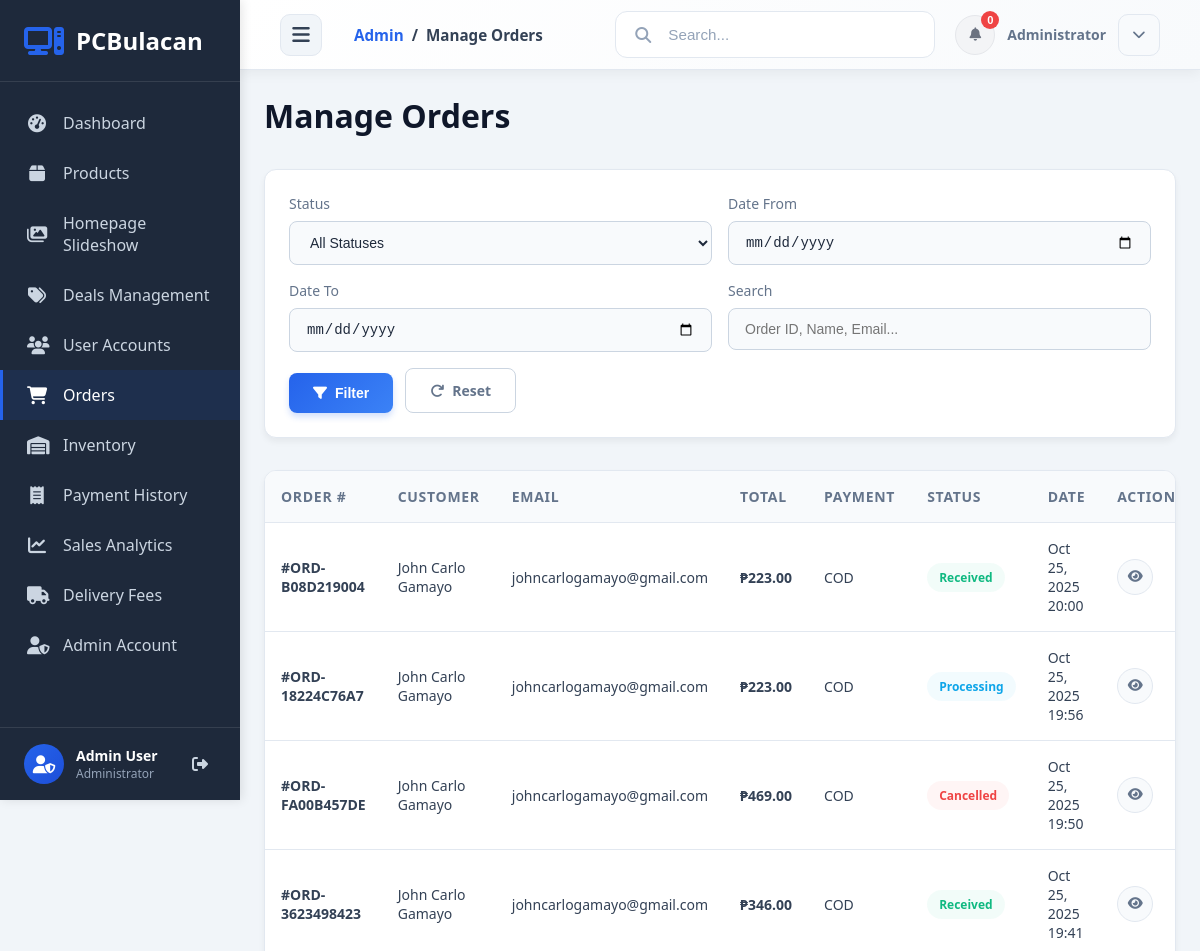
/dashboard/orders/ (signed in, upper part), run on an earlier commit of the app's database.
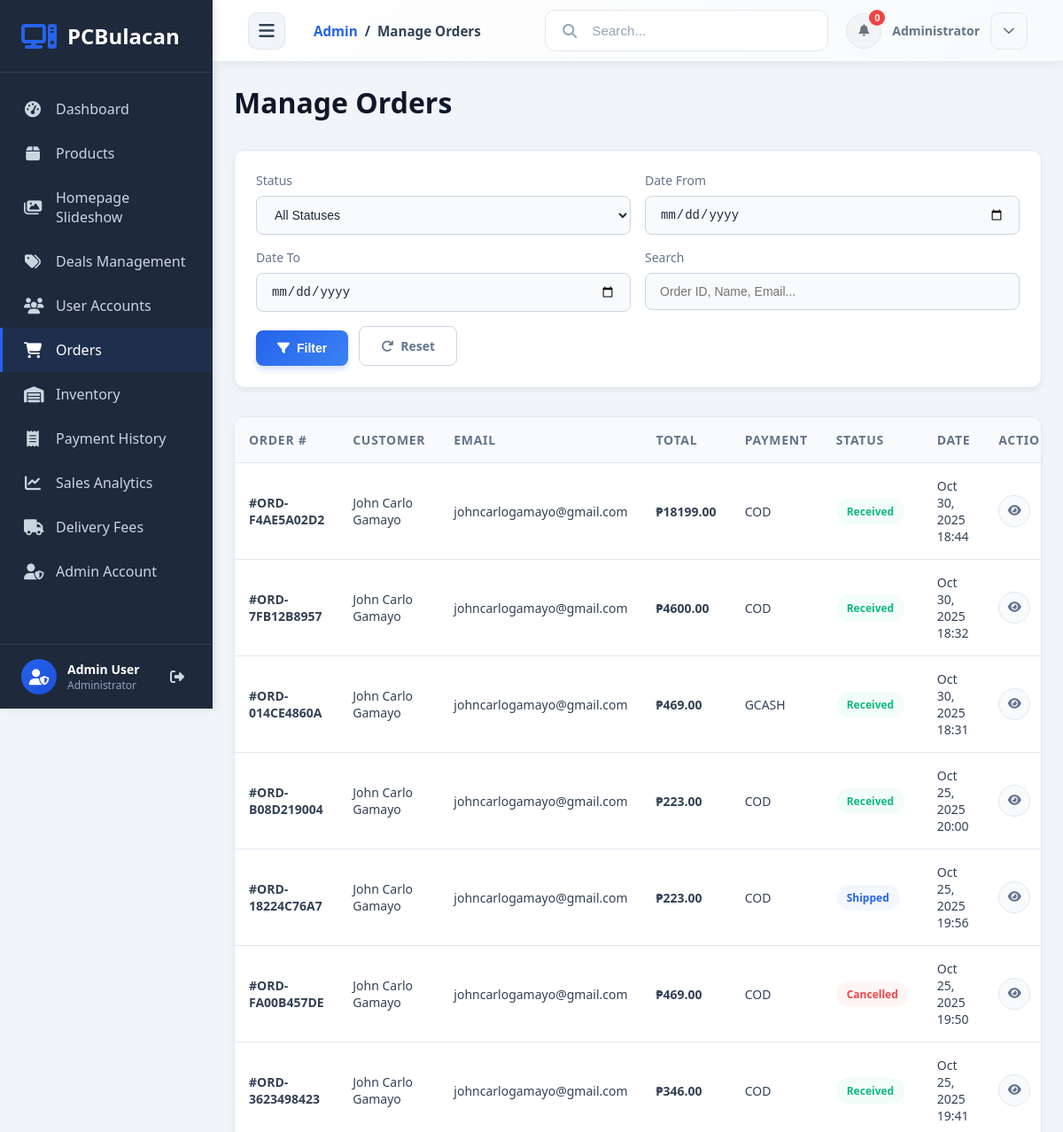
And on a later commit of the database.
### orders/models.py (models this page shows, shortened)
class Order(models.Model):
    STATUS_CHOICES = [
        ('pending', 'Pending'),
        ('processing', 'Processing'),
        ('shipped', 'Shipped'),
        ('delivered', 'Delivered'),
        ('received', 'Received'),
        ('cancelled', 'Cancelled'),
    ]
    PAYMENT_CHOICES = [
        ('cod', 'Cash on Delivery'),
        ('gcash', 'GCash'),
        ('paymaya', 'PayMaya'),
    ]
    user = models.ForeignKey(settings.AUTH_USER_MODEL, on_delete=models.CASCADE, related_name='orders')
    order_number = models.CharField(max_length=20, unique=True)
    shipping_address = models.ForeignKey('accounts.UserAddress', on_delete=models.SET_NULL, null=True, blank=True, related_name='orders')
    full_name = models.CharField(max_length=200)
    email = models.EmailField()
    phone = models.CharField(max_length=20)
    address = models.TextField()
    city = models.CharField(max_length=100)
    state = models.CharField(max_length=100)
    zip_code = models.CharField(max_length=10)
    status = models.CharField(max_length=20, choices=STATUS_CHOICES, default='pending')
    payment_method = models.CharField(max_length=20, choices=PAYMENT_CHOICES, default='cod')
    payment_screenshot = models.ImageField(upload_to='payment_screenshots/', null=True, blank=True)
    subtotal = models.DecimalField(max_digits=10, decimal_places=2)
    shipping_cost = models.DecimalField(max_digits=10, decimal_places=2, default=0.00)
    total = models.DecimalField(max_digits=10, decimal_places=2)
    notes = models.TextField(blank=True)
    created_at = models.DateTimeField(auto_now_add=True)
    updated_at = models.DateTimeField(auto_now=True)
    class Meta:
        verbose_name = 'Order'
        verbose_name_plural = 'Orders'
        ordering = ['-created_at']

### dashboard/views.py (the view, shortened to what this page needs)
# urls.py: path('orders/', views.manage_orders, name='manage_orders'),
@staff_member_required
def manage_orders(request):
    orders = Order.objects.all().select_related('user')
    status_filter = request.GET.get('status')
    date_from = request.GET.get('date_from')
    date_to = request.GET.get('date_to')
    search = request.GET.get('search')
    if status_filter:
        orders = orders.filter(status=status_filter)
    if date_from:
        orders = orders.filter(created_at__date__gte=date_from)
    if date_to:
        orders = orders.filter(created_at__date__lte=date_to)
    orders = orders.order_by('-created_at')
    context = {'orders': orders}
    return render(request, 'dashboard/manage_orders.html', context)

### accounts/models.py (called while the page is built)
    def get_full_name(self):
        full_name = f'{self.first_name} {self.last_name}'
        return full_name.strip()

### orders/context_processors.py (called while the page is built)
def cart_context(request):
    if request.user.is_authenticated:
        cart, created = Cart.objects.get_or_create(user=request.user)
        return {
            'cart': cart,
            'cart_count': cart.total_items
        }
    return {
        'cart': None,
        'cart_count': 0
    }

### orders/models.py (called while the page is built)
    @property
    def total_items(self):
        return sum(item.quantity for item in self.items.all())

### templates/dashboard/manage_orders.html (shortened to what this page needs)
{% extends 'admin_base.html' %}
{% load static %}
{% block content %}
{% include 'includes/admin_sidebar.html' %}
<div class="admin-content">
    {% include 'includes/admin_header.html' with page_title="Manage Orders" %}
    <div class="dashboard-wrapper">
        <div class="dashboard-header-section">
            <h1 class="dashboard-title">Manage Orders</h1>
        </div>
        <div class="filter-section">
            <form method="get" class="filter-form" id="filterForm">
                <div class="form-group">
                    <label for="status">Status</label>
                    <select name="status" id="status" class="form-control">
                        <option value="">All Statuses</option>
                    </select>
                </div>
                <div class="form-group">
                    <label for="date_from">Date From</label>
                    <input type="date" name="date_from" id="date_from" class="form-control" value="{{ request.GET.date_from }}">
                </div>
                <div class="form-group">
                    <label for="date_to">Date To</label>
                    <input type="date" name="date_to" id="date_to" class="form-control" value="{{ request.GET.date_to }}">
                </div>
                <div class="form-group">
                    <label for="search">Search</label>
                    <input type="text" name="search" id="search" class="form-control" placeholder="Order ID, Name, Email..." value="{{ request.GET.search }}">
                </div>
                <div class="filter-buttons">
                    <button type="submit" class="btn btn-primary">
                        <i class="fas fa-filter"></i> Filter
                    </button>
                    <a href="{% url 'dashboard:manage_orders' %}" class="btn btn-outline">
                        <i class="fas fa-redo"></i> Reset
                    </a>
                </div>
            </form>
        </div>
        <div class="orders-table-wrapper">
            {% if orders %}
            <table class="orders-table">
                <thead>
                    <tr>
                        <th>Order #</th>
                        <th>Customer</th>
                        <th>Email</th>
                        <th>Total</th>
                        <th>Payment</th>
                        <th>Status</th>
                        <th>Date</th>
                        <th>Actions</th>
                    </tr>
                </thead>
                <tbody>
                    {% for order in orders %}
                    <tr>
                        <td><strong>#{{ order.order_number }}</strong></td>
                        <td>{{ order.full_name }}</td>
                        <td>{{ order.email }}</td>
                        <td><strong>₱{{ order.total|floatformat:2 }}</strong></td>
                        <td><span style="text-transform: uppercase;">{{ order.payment_method }}</span></td>
                        <td>
                            <span class="status-badge status-{{ order.status }}">
                                {{ order.get_status_display }}
                            </span>
                        </td>
                        <td>{{ order.created_at|date:"M d, Y H:i" }}</td>
                        <td>
                            <button class="action-btn" onclick="viewOrder('{{ order.order_number }}')" title="View Details">
                                <i class="fas fa-eye"></i>
                            </button>
                        </td>
                    </tr>
                    {% endfor %}
                </tbody>
            </table>
            {% else %}
            <div class="empty-state">
                <i class="fas fa-shopping-bag"></i>
                <h3>No Orders Found</h3>
                <p>There are no orders matching your criteria.</p>
            </div>
            {% endif %}
        </div>
    </div>
</div>
{% endblock %}

What changed in the data, as far as the page shows it:
added Order: order_number "ORD-F4AE5A02D2", full_name "John Carlo Gamayo", email "johncarlogamayo@gmail.com", total "18199.00", payment_method "COD", status "Received", created_at "Oct 30, 2025 18:44"
added Order: order_number "ORD-7FB12B8957", full_name "John Carlo Gamayo", email "johncarlogamayo@gmail.com", total "4600.00", payment_method "COD", status "Received", created_at "Oct 30, 2025 18:32"
added Order: order_number "ORD-014CE4860A", full_name "John Carlo Gamayo", email "johncarlogamayo@gmail.com", total "469.00", payment_method "GCASH", status "Received", created_at "Oct 30, 2025 18:31"
changed Order "ORD-18224C76A7": status "Processing" → "Shipped"
